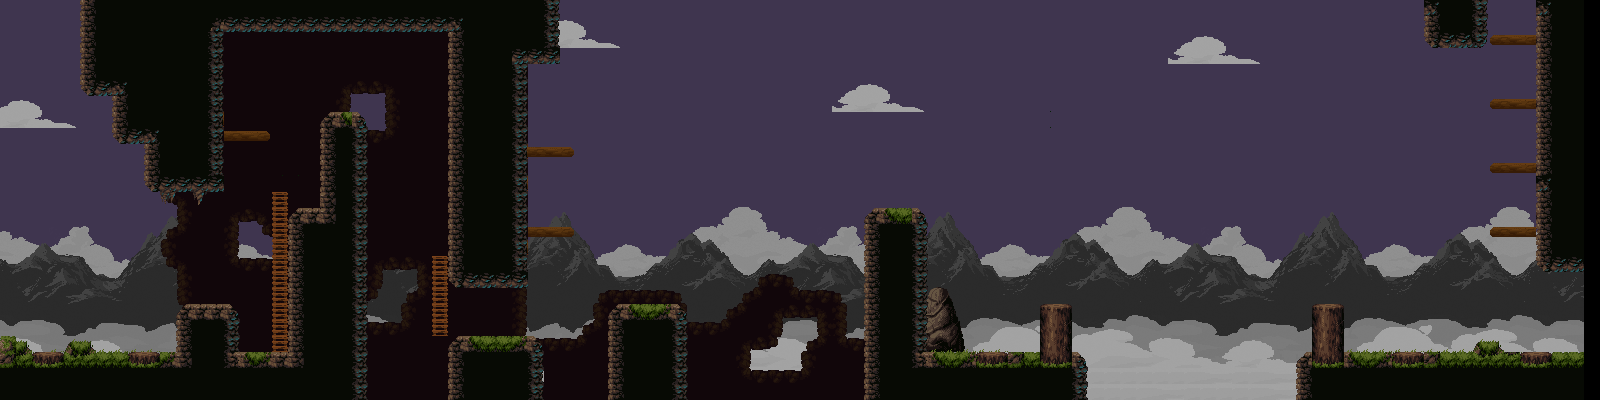

This game map was drawn from its Tiled (.tmx) file and the tilesets committed beside it. A one-line description and the trimmed map source follow:
An orthogonal 100x25 tile map with 16x16 px tiles, 7 tile layers (Layer01, Layer02, Layer03, Layer04, ...), 6 tilesets and 35 objects (21x 1, 7x 2, 4x 4, 2x 3, 5).

<map version="1.0" orientation="orthogonal" renderorder="right-down" width="100" height="25" tilewidth="16" tileheight="16" nextobjectid="79">
 <properties>
  <property name="Music" value="audio/music/music1.ogg" />
 </properties>
 <tileset firstgid="1" name="Assets1" tilewidth="16" tileheight="16" tilecount="675" columns="25">
  <image source="Assets1.png" width="400" height="432" />
 </tileset>
 <tileset firstgid="676" name="sky_lightened" tilewidth="16" tileheight="16" tilecount="312" columns="24">
  <image source="BackgroundLayers/sky_lightened.png" width="384" height="216" />
 </tileset>
 <tileset firstgid="988" name="clouds_MG_1" tilewidth="16" tileheight="16" tilecount="312" columns="24">
  <image source="BackgroundLayers/clouds_MG_1.png" width="384" height="216" />
  <tile id="269">
   <properties>
    <property name="speed_x" type="float" value="1" />
   </properties>
  </tile>
  <tile id="270">
   <properties>
    <property name="speed_x" type="float" value="1" />
   </properties>
  </tile>
  <tile id="271">
   <properties>
    <property name="speed_x" type="float" value="1" />
   </properties>
  </tile>
  <tile id="272">
   <properties>
    <property name="speed_x" type="float" value="1" />
   </properties>
  </tile>
  <tile id="273">
   <properties>
    <property name="speed_x" type="float" value="1" />
   </properties>
  </tile>
  <tile id="274">
   <properties>
    <property name="speed_x" type="float" value="1" />
   </properties>
  </tile>
  <tile id="293">
   <properties>
    <property name="speed_x" type="float" value="1" />
   </properties>
  </tile>
  <tile id="294">
   <properties>
    <property name="speed_x" type="float" value="1" />
   </properties>
  </tile>
  <tile id="295">
   <properties>
    <property name="speed_x" type="float" value="1" />
   </properties>
  </tile>
  <tile id="296">
   <properties>
    <property name="speed_x" type="float" value="1" />
   </properties>
  </tile>
  <tile id="297">
   <properties>
    <property name="speed_x" type="float" value="1" />
   </properties>
  </tile>
  <tile id="298">
   <properties>
    <property name="speed_x" type="float" value="1" />
   </properties>
  </tile>
 </tileset>
 <tileset firstgid="1300" name="clouds_MG_2" tilewidth="16" tileheight="16" tilecount="312" columns="24">
  <image source="BackgroundLayers/clouds_MG_2.png" width="384" height="216" />
 </tileset>
 <tileset firstgid="1612" name="mountains_lightened" tilewidth="16" tileheight="16" tilecount="312" columns="24">
  <image source="BackgroundLayers/mountains_lightened.png" width="384" height="216" />
 </tileset>
 <tileset firstgid="1924" name="clouds_BG" tilewidth="16" tileheight="16" tilecount="312" columns="24">
  <image source="BackgroundLayers/clouds_BG.png" width="384" height="216" />
 </tileset>
 <layer name="Layer01" width="100" height="25" offsetx="-16" offsety="0">
  <properties>
   <property name="speed_x" type="float" value="0" />
  </properties>
  <data>[2500 cells, 2500 non-empty, 301 distinct tile ids]</data>
 </layer>
 <layer name="Layer02" width="100" height="25" offsetx="-16" offsety="0">
  <properties>
   <property name="speed_x" type="float" value="0.3" />
  </properties>
  <data>[2500 cells, 1200 non-empty, 288 distinct tile ids]</data>
 </layer>
 <layer name="Layer03" width="100" height="25" offsetx="-16" offsety="0">
  <properties>
   <property name="speed_x" type="float" value="0.5" />
  </properties>
  <data>[2500 cells, 1200 non-empty, 288 distinct tile ids]</data>
 </layer>
 <layer name="Layer04" width="100" height="25" offsetx="-16" offsety="0">
  <properties>
   <property name="speed_x" type="float" value="0.7" />
  </properties>
  <data>[2500 cells, 800 non-empty, 144 distinct tile ids]</data>
 </layer>
 <layer name="Layer05" width="100" height="25" offsetx="-16" offsety="0">
  <properties>
   <property name="speed_x" type="float" value="0.9" />
  </properties>
  <data>[2500 cells, 848 non-empty, 144 distinct tile ids]</data>
 </layer>
 <layer name="Background" width="100" height="25">
  <properties>
   <property name="speed_x" type="float" value="1" />
  </properties>
  <data>[2500 cells, 746 non-empty, 54 distinct tile ids]</data>
 </layer>
 <layer name="MainGround" width="100" height="25" offsetx="-16" offsety="0">
  <properties>
   <property name="speed_x" type="float" value="1" />
  </properties>
  <data>[2500 cells, 1930 non-empty, 124 distinct tile ids]</data>
 </layer>
 <objectgroup name="Collisions" offsetx="-16" offsety="0">
  <object id="32" name="1" x="0" y="352" width="304" height="48" />
  <object id="33" name="1" x="464" y="336" width="96" height="64" />
  <object id="34" name="1" x="304" y="208" width="80" height="192" />
  <object id="35" name="1" x="192" y="304" width="64" height="48" />
  <object id="36" name="1" x="240" y="0" width="336" height="32" />
  <object id="37" name="1" x="160" y="0" width="80" height="192" />
  <object id="38" name="1" x="96" y="0" width="64" height="96" />
  <object id="39" name="1" x="128" y="96" width="32" height="48" />
  <object id="45" name="2" x="544" y="224" width="48" height="16" />
  <object id="46" name="2" x="544" y="144" width="48" height="16" />
  <object id="49" name="1" x="880" y="208" width="64" height="192" />
  <object id="50" name="4" x="560" y="384" width="64" height="16" />
  <object id="51" name="1" x="1056" y="304" width="32" height="96" />
  <object id="52" name="1" x="1328" y="304" width="32" height="96" />
  <object id="53" name="1" x="944" y="352" width="112" height="48" />
  <object id="54" name="4" x="1088" y="384" width="240" height="16" />
  <object id="55" name="1" x="1360" y="352" width="240" height="48" />
  <object id="56" name="1" x="1440" y="0" width="64" height="48" />
  <object id="57" name="1" x="1552" y="0" width="48" height="272" />
  <object id="58" name="2" x="1504" y="32" width="48" height="16" />
  <object id="59" name="2" x="1504" y="96" width="48" height="16" />
  <object id="60" name="2" x="1504" y="160" width="48" height="16" />
  <object id="61" name="2" x="1504" y="224" width="48" height="16" />
  <object id="63" name="1" x="1600" y="272" width="32" height="80" />
  <object id="64" name="5" x="1504" y="0" width="48" height="16" />
  <object id="65" name="1" x="-16" y="0" width="16" height="352" />
  <object id="68" name="3" x="448" y="256" width="16" height="80" />
  <object id="70" name="1" x="464" y="32" width="80" height="256" />
  <object id="71" name="1" x="336" y="112" width="48" height="96" />
  <object id="72" name="2" x="240" y="128" width="48" height="16" />
  <object id="74" name="3" x="288" y="192" width="16" height="160" />
  <object id="75" name="4" x="384" y="384" width="80" height="16" />
  <object id="76" name="1" x="624" y="304" width="80" height="96" />
  <object id="77" name="4" x="704" y="384" width="176" height="16" />
  <object id="78" name="1" x="544" y="32" width="32" height="32" />
 </objectgroup>
</map>
